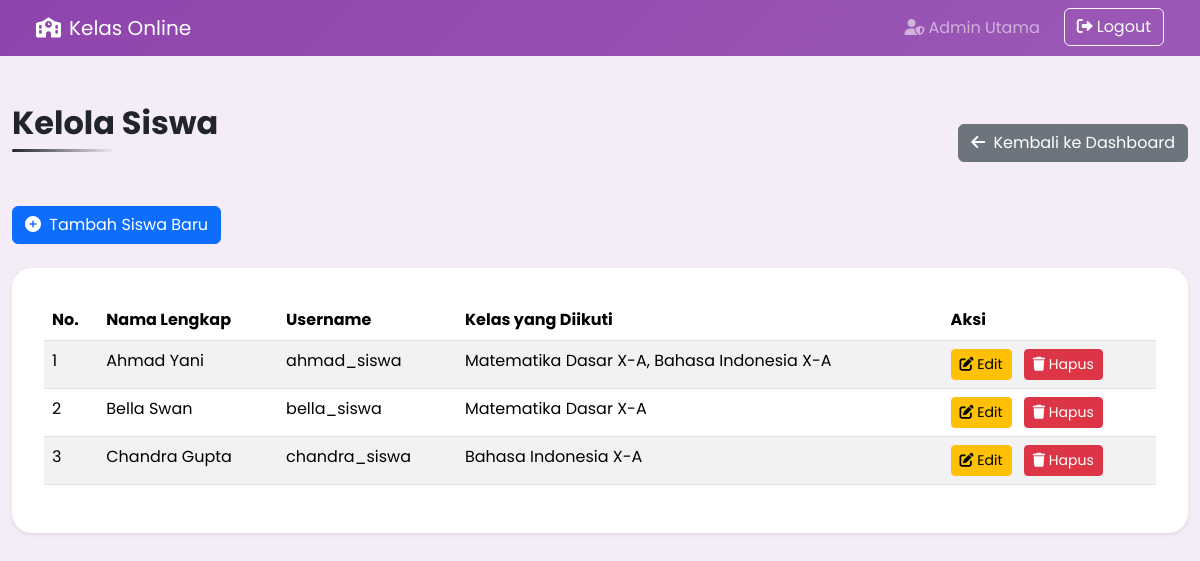
Screenshot of /admin/kelola-siswa.php (signed in) with the database file from the repository.
### tables this page shows
CREATE TABLE `pengguna` (
  `id` int(11) NOT NULL,
  `username` varchar(50) NOT NULL,
  `password` varchar(255) NOT NULL,
  `nama_lengkap` varchar(100) NOT NULL,
  `role` enum('admin','guru','siswa') NOT NULL,
  `created_at` timestamp NOT NULL DEFAULT current_timestamp()
);

### admin/kelola-siswa.php (the view, shortened to what this page needs)
<?php
$username = $_SESSION['namaLengkap'] ?? $_SESSION['username'];
$database = new Database();
$db = $database->getConnection();
$query_siswa = "SELECT p.id, p.nama_lengkap, p.username, p.password, GROUP_CONCAT(k.nama_kelas SEPARATOR ', ') as kelas_diikuti, GROUP_CONCAT(k.id) as kelas_ids
                FROM pengguna p
                LEFT JOIN pendaftaran_kelas pk ON p.id = pk.siswa_id
                LEFT JOIN kelas k ON pk.kelas_id = k.id
                WHERE p.role = 'siswa'
                GROUP BY p.id
                ORDER BY p.nama_lengkap";
$stmt_siswa = $db->query($query_siswa);
$students = $stmt_siswa->fetchAll(PDO::FETCH_ASSOC);
?>
<!DOCTYPE html>
<html lang="id">
<head>
  <link href="https://cdn.jsdelivr.net/npm/bootstrap@5.3.2/dist/css/bootstrap.min.css" rel="stylesheet" />
  <link rel="stylesheet" href="https://cdnjs.cloudflare.com/ajax/libs/font-awesome/6.0.0/css/all.min.css" />
  <link rel="stylesheet" href="../style.css" />
</head>
<body class="admin-theme">
  <nav class="navbar navbar-expand-lg navbar-dark px-4">
    <div class="container">
      <a class="navbar-brand" href="../admin.php">
        <i class="fas fa-school me-2"></i>Kelas Online
      </a>
      <div class="collapse navbar-collapse">
        <ul class="navbar-nav ms-auto">
          <li class="nav-item">
            <span class="nav-link me-3"><i class="fas fa-user-shield me-1"></i><span><?php echo htmlspecialchars($username); ?></span></span>
          </li>
          <li class="nav-item">
            <a href="../logout.php" class="btn btn-outline-light"><i class="fas fa-sign-out-alt me-1"></i>Logout</a>
          </li>
        </ul>
      </div>
    </div>
  </nav>
  <div class="container my-5">
    <div class="d-flex justify-content-between align-items-center mb-4">
        <h2>Kelola Siswa</h2>
        <a href="../admin.php" class="btn btn-secondary">
            <i class="fas fa-arrow-left me-1"></i> Kembali ke Dashboard
        </a>
    </div>
    <button class="btn btn-primary mb-4" data-bs-toggle="modal" data-bs-target="#addStudentModal">
      <i class="fas fa-plus-circle me-1"></i> Tambah Siswa Baru
    </button>
    <div class="card shadow-sm">
      <div class="card-body">
        <div class="table-responsive">
          <table class="table table-hover table-striped">
            <thead>
              <tr>
                <th>No.</th>
                <th>Nama Lengkap</th>
                <th>Username</th>
                <th>Kelas yang Diikuti</th>
                <th>Aksi</th>
              </tr>
            </thead>
            <tbody>
              <?php if (empty($students)): ?>
                <tr><td colspan="5" class="text-center">Belum ada data siswa.</td></tr>
              <?php else: ?>
                <?php $no = 1; foreach ($students as $student): ?>
                <tr>
                  <td><?php echo $no++; ?></td>
                  <td><?php echo htmlspecialchars($student['nama_lengkap']); ?></td>
                  <td><?php echo htmlspecialchars($student['username']); ?></td>
                  <td><?php echo htmlspecialchars($student['kelas_diikuti'] ?: '-'); ?></td>
                  <td>
                    <button class="btn btn-sm btn-warning me-2" data-bs-toggle="modal" data-bs-target="#editStudentModal"
                            data-id="<?php echo $student['id']; ?>"
                            data-fullname="<?php echo htmlspecialchars($student['nama_lengkap']); ?>"
                            data-username="<?php echo htmlspecialchars($student['username']); ?>"
                            data-kelasids="<?php echo htmlspecialchars($student['kelas_ids']); ?>">
                      <i class="fas fa-edit"></i> Edit
                    </button>
                    <form action="" method="POST" class="d-inline" onsubmit="return confirm('Yakin ingin menghapus siswa ini?');">
                        <button type="submit" name="hapus_siswa" class="btn btn-sm btn-danger">
                            <i class="fas fa-trash"></i> Hapus
                        </button>
                    </form>
                  </td>
                </tr>
                <?php endforeach; ?>
              <?php endif; ?>
            </tbody>
          </table>
        </div>
      </div>
    </div>
  </div>
</body>
</html>

### style.css (style rules this page uses)
:root { --siswa-gradient: linear-gradient(135deg, #2980b9 0%, #3498db 100%); --siswa-accent: #3498db; --siswa-light: #e7f5fd; --guru-gradient: linear-gradient(135deg, #16a085 0%, #2ecc71 100%); --guru-accent: #16a085; --guru-light: #e8f8f5; --admin-gradient: linear-gradient(135deg, #8e44ad 0%, #9b59b6 100%); --admin-accent: #8e44ad; --admin-light: #f4ecf7; --login-gradient: linear-gradient(135deg, #6a11cb 0%, #2575fc 100%); }
body, html { font-family: 'Poppins', sans-serif; margin: 0; padding: 0; height: 100%; background-color: #f9fafb; }
.container { max-width: 1200px; }
.card { border: none; border-radius: 20px; overflow: hidden; box-shadow: 0 15px 30px rgba(0, 0, 0, 0.1); transition: all 0.3s ease; margin-bottom: 20px; }
.card-body { padding: 2rem !important; }
body.admin-theme { background-color: var(--admin-light); }
.admin-theme .navbar { background: var(--admin-gradient) !important; }
h2 { font-weight: 700; margin-bottom: 30px; position: relative; display: inline-block; padding-bottom: 10px; }
h2:after { content: ''; position: absolute; bottom: 0; left: 0; width: 50%; height: 3px; background: linear-gradient(to right, currentColor, transparent); border-radius: 10px; }

### rows the page displays
pengguna: nama_lengkap "Ahmad Yani", username "ahmad_siswa", kelas_diikuti "Matematika Dasar X-A, Bahasa Indonesia X-A"
pengguna: nama_lengkap "Bella Swan", username "bella_siswa", kelas_diikuti "Matematika Dasar X-A"
pengguna: nama_lengkap "Chandra Gupta", username "chandra_siswa", kelas_diikuti "Bahasa Indonesia X-A"

### other values shown
$username "Admin Utama"
